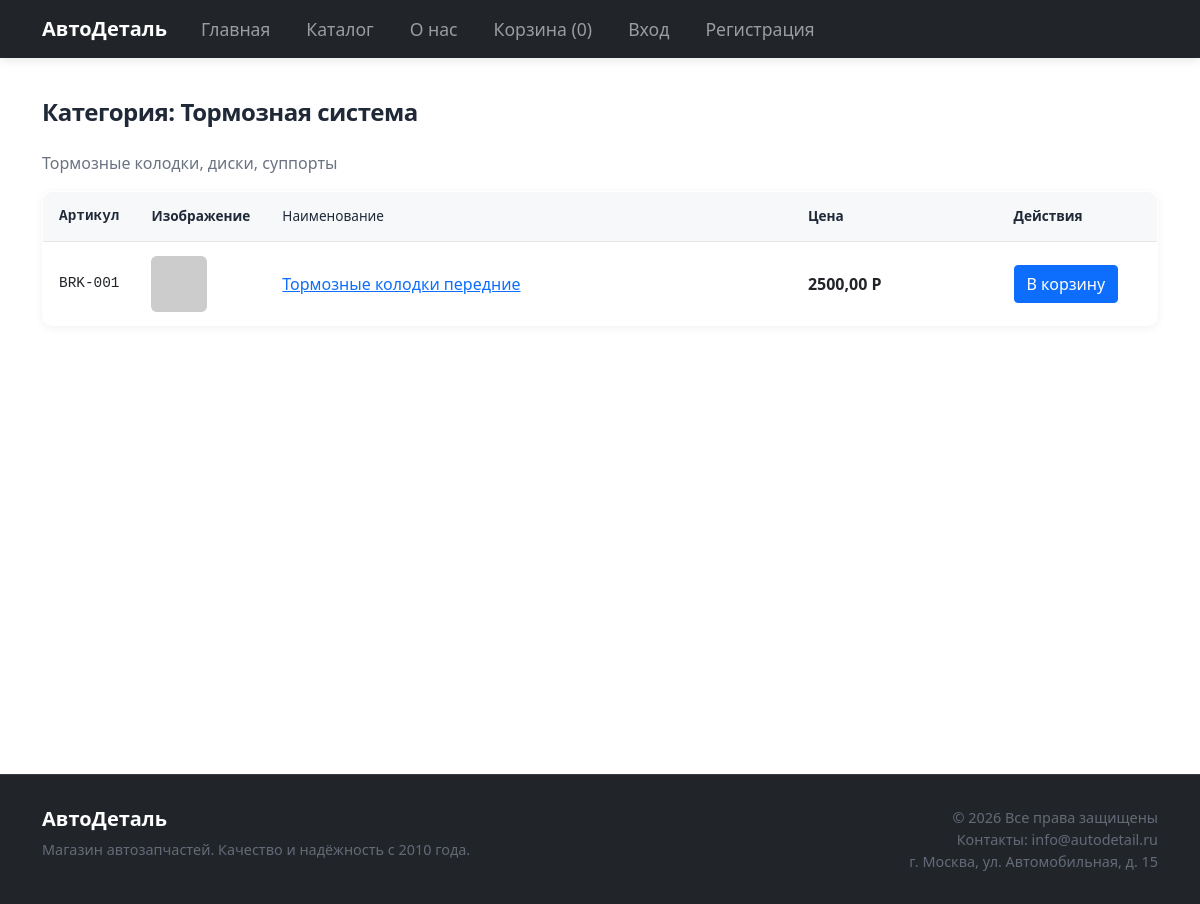
The app's page /category/brakes/ with its own data.
### products/models.py (models this page shows, shortened)
class Category(models.Model):
    name = models.CharField(max_length=100, verbose_name='Название')
    slug = models.SlugField(unique=True, verbose_name='URL')
    description = models.TextField(verbose_name='Описание', blank=True)
    class Meta:
        verbose_name = 'Категория'
        verbose_name_plural = 'Категории'

class Product(models.Model):
    category = models.ForeignKey(
        Category,
        on_delete=models.CASCADE,
        related_name='products',
        verbose_name='Категория',
    )
    article = models.CharField(
        max_length=50,
        verbose_name='Артикул',
        blank=True,
        help_text='Например: BRK-001, OIL-005',
    )
    name = models.CharField(max_length=200, verbose_name='Название')
    slug = models.SlugField(unique=True, verbose_name='URL')
    description = models.TextField(verbose_name='Описание')
    price = models.DecimalField(
        max_digits=10,
        decimal_places=2,
        verbose_name='Цена',
    )
    image = models.ImageField(
        upload_to='products/%Y/%m/%d/',
        verbose_name='Изображение',
        blank=True,
        null=True,
    )
    stock = models.PositiveIntegerField(verbose_name='Количество на складе', default=0)
    delivery_days = models.CharField(
        max_length=50,
        verbose_name='Срок доставки при отсутствии',
        blank=True,
        help_text='Например: 3 дня',
    )
    available = models.BooleanField(default=True, verbose_name='Доступен')
    created = models.DateTimeField(auto_now_add=True, verbose_name='Создан')
    updated = models.DateTimeField(auto_now=True, verbose_name='Обновлён')
    class Meta:
        verbose_name = 'Товар'
        verbose_name_plural = 'Товары'
        ordering = ['-created']
    def get_absolute_url(self):
        return reverse('products:product_detail', args=[self.slug])

### products/views.py (the view)
# urls.py: path('category/<slug:slug>/', views.category_detail, name='category_detail'),
def category_detail(request, slug):
    category = get_object_or_404(Category, slug=slug)
    products = Product.objects.filter(category=category, available=True)
    context = {
        'category': category,
        'products': products,
    }
    return render(request, 'products/category_detail.html', context)

### cart/context_processors.py (called while the page is built)
def cart_total(request):
    if not hasattr(request, 'user') or not request.user:
        return {'cart_total_items': 0, 'cart': None}
    try:
        cart = get_or_create_cart(request)
        return {'cart_total_items': cart.total_items, 'cart': cart}
    except Exception:
        return {'cart_total_items': 0, 'cart': None}

### cart/views.py (called while the page is built)
def get_or_create_cart(request):
    if request.user.is_authenticated:
        cart, _ = Cart.objects.get_or_create(user=request.user)
    else:
        if not request.session.session_key:
            request.session.create()
        cart, _ = Cart.objects.get_or_create(session_key=request.session.session_key)
    return cart

### templates/products/category_detail.html (shortened to what this page needs)
{% extends 'base.html' %}
{% block content %}
<h1 class="page-title">Категория: {{ category.name }}</h1>
{% if category.description %}<p>{{ category.description }}</p>{% endif %}
{% if products %}
<table class="catalog-table">
  <thead>
    <tr>
      <th class="col-article">Артикул</th>
      <th class="col-image">Изображение</th>
      <th class="col-name">Наименование</th>
      <th class="col-price">Цена</th>
      <th class="col-actions">Действия</th>
    </tr>
  </thead>
  <tbody>
    {% for product in products %}
    <tr>
      <td class="col-article">{{ product.article|default:product.id }}</td>
      <td class="col-image">
        {% if product.image %}
        <img src="{{ product.image.url }}" alt="{{ product.name }}" width="56" height="56">
        {% else %}
        <img src="https://placehold.co/56x56/e5e7eb/6b7280?text=—" alt="" width="56" height="56">
        {% endif %}
      </td>
      <td class="col-name"><a href="{{ product.get_absolute_url }}">{{ product.name }}</a></td>
      <td class="col-price">{{ product.price }} Р</td>
      <td class="col-actions">
        <form method="post" action="{% url 'cart:add_to_cart' %}" class="add-to-cart-form">
          <button type="submit" class="btn btn-primary add-to-cart-btn">В корзину</button>
        </form>
      </td>
    </tr>
    {% endfor %}
  </tbody>
</table>
{% else %}
<p>В этой категории пока нет товаров.</p>
{% endif %}
{% endblock %}

### static/css/style.css (style rules this page uses)
:root { --color-primary: #2563eb; --color-primary-hover: #1d4ed8; --color-text: #1f2937; --color-text-muted: #6b7280; --color-bg: #ffffff; --color-bg-light: #f7f8fa; --color-border: #e5e7eb; --color-success: #059669; --color-warning: #d97706; --font-sans: -apple-system, BlinkMacSystemFont, "Segoe UI", Roboto, "Helvetica Neue", Arial, sans-serif; --max-width: 1200px; --header-bg: #fafafa; }
* { box-sizing: border-box; }
body { margin: 0; font-family: var(--font-sans), 'Arial', sans-serif; font-size: 16px; line-height: 1.6; color: var(--color-text); background: var(--color-bg); min-height: 100vh; display: flex; flex-direction: column; -webkit-font-smoothing: antialiased; }
a { color: var(--color-primary); text-decoration: none; }
h1 { font-size: 1.75rem; margin: 0 0 1.5rem; color: var(--color-text); }
p { margin: 0 0 0.75rem; color: var(--color-text-muted); }
.btn { display: inline-flex; align-items: center; justify-content: center; gap: 0.5rem; padding: 0.6rem 1.25rem; font-size: 1rem; font-family: inherit; font-weight: 500; border: none; border-radius: 8px; cursor: pointer; text-decoration: none; transition: background 0.2s ease, transform 0.15s ease, box-shadow 0.2s ease; }
.btn-primary { background: var(--color-primary); color: white; }
.page-title { font-size: 1.5rem; margin: 0 0 1.5rem; font-weight: 600; letter-spacing: -0.02em; }
.catalog-table { width: 100%; border-collapse: collapse; background: var(--color-bg); border-radius: 10px; overflow: hidden; box-shadow: 0 2px 8px rgba(0, 0, 0, 0.06); border: 1px solid var(--color-border); }
.catalog-table th, .catalog-table td { padding: 0.85rem 1rem; text-align: left; border-bottom: 1px solid var(--color-border); }
.catalog-table th { background: var(--color-bg-light); font-weight: 600; font-size: 0.85rem; color: var(--color-text); }
.catalog-table tbody tr { transition: background 0.15s ease; }
.catalog-table .col-article { width: 90px; font-family: monospace; font-size: 0.9rem; }
.catalog-table .col-image { width: 70px; }
.catalog-table .col-image img { width: 56px; height: 56px; object-fit: cover; border-radius: 6px; background: var(--color-border); }
.catalog-table .col-name { font-weight: 500; color: var(--color-text); }
.catalog-table .col-price { font-weight: 600; white-space: nowrap; }
.catalog-table .col-actions { width: 160px; }
.add-to-cart-btn { display: inline-flex; align-items: center; gap: 0.35rem; padding: 0.4rem 0.75rem; font-size: 0.9rem; }

### records on screen
Category: name "Тормозная система", description "Тормозные колодки, диски, суппорты"
Product: article "BRK-001", name "Тормозные колодки передние", price "2500,00"

### other values on screen
{{ cart_total_items|default:0 }} "0"
